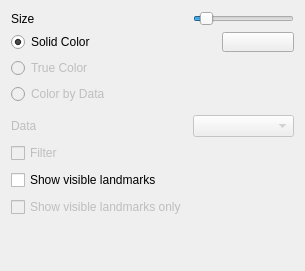
<?xml version="1.0" encoding="UTF-8"?>
<ui version="4.0">
 <class>PointOptions</class>
 <widget class="QWidget" name="PointOptions">
  <property name="geometry">
   <rect>
    <x>0</x>
    <y>0</y>
    <width>305</width>
    <height>271</height>
   </rect>
  </property>
  <property name="windowTitle">
   <string>Form</string>
  </property>
  <layout class="QFormLayout" name="formLayout">
   <item row="0" column="0">
    <widget class="QLabel" name="sizeLabel">
     <property name="text">
      <string>Size</string>
     </property>
    </widget>
   </item>
   <item row="0" column="1">
    <widget class="QSlider" name="size">
     <property name="minimum">
      <number>1</number>
     </property>
     <property name="maximum">
      <number>16</number>
     </property>
     <property name="pageStep">
      <number>4</number>
     </property>
     <property name="value">
      <number>2</number>
     </property>
     <property name="orientation">
      <enum>Qt::Horizontal</enum>
     </property>
    </widget>
   </item>
   <item row="1" column="0" colspan="2">
    <layout class="QGridLayout" name="gridLayout" columnstretch="1,0">
     <item row="0" column="0">
      <widget class="QRadioButton" name="solidColor">
       <property name="text">
        <string>Solid Color</string>
       </property>
       <property name="checked">
        <bool>true</bool>
       </property>
      </widget>
     </item>
     <item row="0" column="1">
      <widget class="ActorColorButton" name="color">
       <property name="color" stdset="0">
        <color>
         <red>255</red>
         <green>255</green>
         <blue>255</blue>
        </color>
       </property>
      </widget>
     </item>
     <item row="1" column="0">
      <widget class="QRadioButton" name="trueColor">
       <property name="enabled">
        <bool>false</bool>
       </property>
       <property name="text">
        <string>True Color</string>
       </property>
      </widget>
     </item>
     <item row="2" column="0">
      <widget class="QRadioButton" name="dataColor">
       <property name="enabled">
        <bool>false</bool>
       </property>
       <property name="text">
        <string>Color by Data</string>
       </property>
      </widget>
     </item>
     <item row="2" column="1">
      <widget class="QToolButton" name="dataColorMenu">
       <property name="enabled">
        <bool>false</bool>
       </property>
       <property name="iconSize">
        <size>
         <width>64</width>
         <height>16</height>
        </size>
       </property>
       <property name="popupMode">
        <enum>QToolButton::InstantPopup</enum>
       </property>
       <property name="toolButtonStyle">
        <enum>Qt::ToolButtonTextBesideIcon</enum>
       </property>
       <property name="autoRaise">
        <bool>true</bool>
       </property>
      </widget>
     </item>
    </layout>
   </item>
   <item row="2" column="0">
    <widget class="QLabel" name="dataLabel">
     <property name="enabled">
      <bool>false</bool>
     </property>
     <property name="text">
      <string>Data</string>
     </property>
    </widget>
   </item>
   <item row="2" column="1">
    <widget class="QComboBox" name="dataField">
     <property name="enabled">
      <bool>false</bool>
     </property>
    </widget>
   </item>
   <item row="3" column="0">
    <layout class="QHBoxLayout" name="horizontalLayout">
     <item>
      <widget class="QCheckBox" name="dataFilter">
       <property name="enabled">
        <bool>false</bool>
       </property>
       <property name="text">
        <string>Filter</string>
       </property>
      </widget>
     </item>
     <item>
      <widget class="QToolButton" name="dataFilterMenu">
       <property name="enabled">
        <bool>false</bool>
       </property>
       <property name="popupMode">
        <enum>QToolButton::InstantPopup</enum>
       </property>
       <property name="toolButtonStyle">
        <enum>Qt::ToolButtonTextOnly</enum>
       </property>
       <property name="autoRaise">
        <bool>true</bool>
       </property>
      </widget>
     </item>
    </layout>
   </item>
   <item row="4" column="0" colspan="2">
    <layout class="QHBoxLayout" name="horizontalLayout_3">
     <item>
      <widget class="QCheckBox" name="showVisibleLandmarks">
       <property name="text">
        <string>Show visible landmarks</string>
       </property>
      </widget>
     </item>
     <item>
      <widget class="QToolButton" name="visibleLandmarksMenu">
       <property name="enabled">
        <bool>true</bool>
       </property>
       <property name="text">
        <string/>
       </property>
       <property name="popupMode">
        <enum>QToolButton::InstantPopup</enum>
       </property>
       <property name="toolButtonStyle">
        <enum>Qt::ToolButtonTextOnly</enum>
       </property>
       <property name="autoRaise">
        <bool>true</bool>
       </property>
      </widget>
     </item>
    </layout>
   </item>
   <item row="5" column="0">
    <widget class="QCheckBox" name="showVisibleLandmarksOnly">
     <property name="enabled">
      <bool>false</bool>
     </property>
     <property name="text">
      <string>Show visible landmarks only</string>
     </property>
    </widget>
   </item>
  </layout>
 </widget>
 <customwidgets>
  <customwidget>
   <class>qtColorButton</class>
   <extends>QPushButton</extends>
   <header>qtColorButton.h</header>
  </customwidget>
  <customwidget>
   <class>ActorColorButton</class>
   <extends>qtColorButton</extends>
   <header>ActorColorButton.h</header>
   <container>1</container>
  </customwidget>
 </customwidgets>
 <resources/>
 <connections>
  <connection>
   <sender>solidColor</sender>
   <signal>toggled(bool)</signal>
   <receiver>color</receiver>
   <slot>setEnabled(bool)</slot>
   <hints>
    <hint type="sourcelabel">
     <x>71</x>
     <y>43</y>
    </hint>
    <hint type="destinationlabel">
     <x>172</x>
     <y>43</y>
    </hint>
   </hints>
  </connection>
  <connection>
   <sender>dataColor</sender>
   <signal>toggled(bool)</signal>
   <receiver>dataColorMenu</receiver>
   <slot>setEnabled(bool)</slot>
   <hints>
    <hint type="sourcelabel">
     <x>71</x>
     <y>97</y>
    </hint>
    <hint type="destinationlabel">
     <x>188</x>
     <y>97</y>
    </hint>
   </hints>
  </connection>
 </connections>
</ui>
